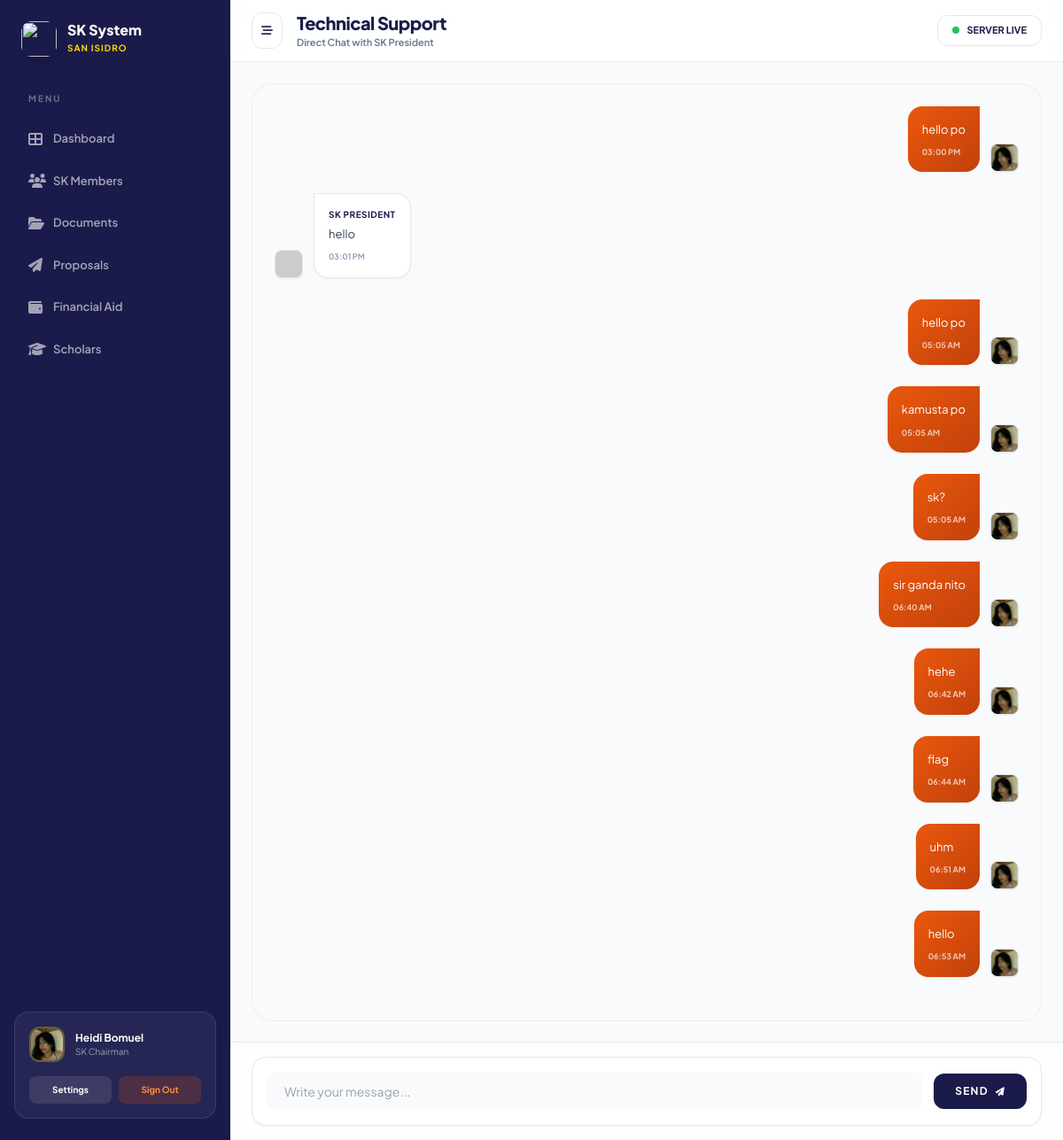
The page /php/chat.php (signed in) on the database its author committed.
### tables this page shows
CREATE TABLE `users` (
  `id` int(11) NOT NULL,
  `role` varchar(50) NOT NULL,
  `surname` varchar(255) NOT NULL,
  `firstname` varchar(255) NOT NULL,
  `middlename` varchar(255) DEFAULT NULL,
  `email` varchar(255) NOT NULL,
  `mobile` varchar(15) DEFAULT NULL,
  `password` varchar(255) NOT NULL,
  `profile_photo` varchar(255) DEFAULT NULL,
  `id_document` varchar(255) DEFAULT NULL,
  `barangay` varchar(255) NOT NULL,
  `gender` varchar(20) DEFAULT NULL,
  `dob` date DEFAULT NULL,
  `civil_status` varchar(50) DEFAULT NULL,
  `position` varchar(255) DEFAULT NULL,
  `term_start` date DEFAULT NULL,
  `district` varchar(255) DEFAULT NULL,
  `house_no` varchar(50) DEFAULT NULL,
  `street` varchar(255) DEFAULT NULL,
  `purok` varchar(255) DEFAULT NULL,
  `municipality` varchar(255) DEFAULT NULL,
  `province` varchar(255) DEFAULT NULL,
  `complete_address` text DEFAULT NULL,
  `household_no` varchar(50) DEFAULT NULL,
  `occupation` varchar(255) DEFAULT NULL,
  `income_bracket` varchar(50) DEFAULT NULL,
  `status` varchar(20) NOT NULL DEFAULT 'pending',
  `created_at` timestamp NOT NULL DEFAULT current_timestamp()
);

CREATE TABLE `chat_messages` (
  `id` int(11) NOT NULL,
  `sender_id` int(11) DEFAULT NULL,
  `receiver_id` int(11) DEFAULT NULL,
  `admin_name` varchar(100) NOT NULL DEFAULT 'Sk President',
  `sender_fullname` varchar(255) NOT NULL,
  `barangay` varchar(100) DEFAULT NULL,
  `messages_content` text NOT NULL,
  `image_path` varchar(255) DEFAULT NULL,
  `created_at` timestamp NOT NULL DEFAULT current_timestamp(),
  `is_read` tinyint(1) NOT NULL DEFAULT 0
);

### php/chat.php (the view, shortened to what this page needs)
<?php
require_once 'db_conn.php';
$user_id  = $_SESSION['user_id'];
$sql  = "SELECT surname, firstname, middlename, barangay, position, profile_photo FROM users WHERE id = ?";
$stmt = $conn->prepare($sql);
$stmt->bind_param("i", $user_id);
$stmt->execute();
$stmt->bind_result($surname, $firstname, $middlename, $barangay, $position, $profile_photo);
$user_full_name = trim($firstname . ' ' . $surname . ' ' . $middlename);
$fullname = $user_full_name;
$profilePath = $profile_photo ? "uploads/profiles/" . basename($profile_photo) : "uploads/profiles/default-avatar.png";
$logoPath = "../sk_logo.png";
if (strcasecmp($barangay, 'Suba') === 0) { $logoPath = "../sk_suba.jpg"; }
elseif (strcasecmp($barangay, 'San Isidro') === 0) { $logoPath = "../sk_sanisidro.jpg"; }
function renderMessage($sender_id, $logged_in_user_id, $sender_fullname, $message_content, $created_at, $profilePath) {
    $is_user = (int)$sender_id === (int)$logged_in_user_id;
    $datetime = new DateTime($created_at);
    $time_formatted = $datetime->format('h:i A');
    $justifyClass = $is_user ? 'justify-end' : 'justify-start';
    $bubbleClass  = $is_user ? 'bg-gradient-to-br from-[#ea580c] to-[#c2410c] text-white rounded-2xl rounded-tr-none' : 'bg-white border border-slate-200 text-slate-700 rounded-2xl rounded-tl-none';
    $textColor    = $is_user ? 'text-white/70' : 'text-slate-400';
    $is_admin = (int)$sender_id === 1;
    $displayName = $is_admin ? 'SK President' : htmlspecialchars($sender_fullname);
    $nameText = !$is_user ? "<p class='font-bold text-[10px] uppercase tracking-wider text-[#1B1B4B] mb-1'>{$displayName}</p>" : "";
    $avatarSrc = $is_user ? htmlspecialchars($profilePath) : "https://ui-avatars.com/api/?name=Admin&background=1B1B4B&color=fff";
    $avatar = "<img src='{$avatarSrc}' class='w-8 h-8 rounded-lg object-cover shadow-sm border border-slate-200'>";
    $content = "<div class='flex items-end gap-3 max-w-[80%]'>";
    if (!$is_user) $content .= $avatar;
    $content .= "<div class='{$bubbleClass} p-4 shadow-sm relative'>
                    {$nameText}
                    <p class='text-[13px] leading-relaxed'>" . nl2br(htmlspecialchars($message_content)) . "</p>
                    <p class='text-[9px] font-bold mt-2 {$textColor} uppercase'>{$time_formatted}</p>
                </div>";
    if ($is_user) $content .= $avatar;
    $content .= "</div>";
    return "<div class='flex {$justifyClass} mb-6'>{$content}</div>";
}
$all_messages = [];
$admin_id = 1;
$sql_fetch = "SELECT sender_id, sender_fullname, messages_content, created_at FROM chat_messages WHERE (sender_id = ? AND receiver_id = ?) OR (sender_id = ? AND receiver_id = ?) ORDER BY created_at ASC";
$stmt_fetch = $conn->prepare($sql_fetch);
$stmt_fetch->bind_param("iiii", $user_id, $admin_id, $admin_id, $user_id);
$stmt_fetch->execute();
$result_fetch = $stmt_fetch->get_result();
while($row = $result_fetch->fetch_assoc()) { $all_messages[] = $row; }
?>
<!DOCTYPE html>
<html lang="en">
<head>
    <script src="https://cdn.tailwindcss.com"></script>
    <link rel="stylesheet" href="https://cdnjs.cloudflare.com/ajax/libs/font-awesome/6.5.2/css/all.min.css">
</head>
<body>
<div class="app-wrapper">
    <aside class="sidebar" id="sidebar">
        <div class="flex items-center gap-3 mb-10 px-2">
            <img src="<?= htmlspecialchars($logoPath) ?>" class="w-10 h-10 rounded-xl shadow-lg object-cover">
            <div>
                <h2 class="font-extrabold text-white text-base leading-tight">SK System</h2>
                <span class="text-[10px] text-[#FFD700] font-bold uppercase tracking-widest"><?= htmlspecialchars($barangay) ?></span>
            </div>
        </div>
        <nav class="flex-grow">
            <p class="text-[10px] font-bold text-slate-500 uppercase tracking-[0.2em] mb-4 px-4">Menu</p>
            <a href="sk_dashboard.php" class="nav-link">
                <i class="fas fa-th-large"></i> Dashboard
            </a>
            <?php if ($position === 'SK Treasurer'): ?>
                <a href="financial_aid_tre.php" class="nav-link"><i class="fas fa-wallet"></i> Financial Aid</a>
                <a href="scholarship_list_tre.php" class="nav-link"><i class="fas fa-graduation-cap"></i> Scholars</a>
            <?php elseif ($position && strcasecmp($position, 'SK Secretary') === 0): ?>
                <a href="document_submissions_sec.php" class="nav-link"><i class="fas fa-folder-open"></i> Documents</a>
                <a href="submit_proposal_sec.php" class="nav-link"><i class="fas fa-paper-plane"></i> Proposals</a>
            <?php else: ?>
                <a href="sk_list.php" class="nav-link"><i class="fas fa-users"></i> SK Members</a>
                <a href="document_submissions.php" class="nav-link"><i class="fas fa-folder-open"></i> Documents</a>
                <a href="submit_proposal.php" class="nav-link"><i class="fas fa-paper-plane"></i> Proposals</a>
                <a href="financial_aid.php" class="nav-link"><i class="fas fa-wallet"></i> Financial Aid</a>
                <a href="scholarship_list.php" class="nav-link"><i class="fas fa-graduation-cap"></i> Scholars</a>
            <?php endif; ?>
        </nav>
        <div class="mt-auto bg-white/5 rounded-2xl p-4 border border-white/10">
            <div class="flex items-center gap-3 mb-4">
                <img src="<?= htmlspecialchars($profilePath) ?>" class="w-10 h-10 rounded-xl object-cover border-2 border-[#FFD700]/30">
                <div class="overflow-hidden">
                    <p class="text-xs font-bold text-white truncate"><?= htmlspecialchars($fullname) ?></p>
                    <p class="text-[10px] text-slate-400 truncate"><?= htmlspecialchars($position) ?></p>
                </div>
            </div>
            <div class="flex gap-2">
                <a href="settings.php" class="flex-1 text-center py-2 bg-white/10 rounded-lg text-[10px] text-white font-bold hover:bg-white/20 transition">Settings</a>
                <a href="login.php" class="flex-1 text-center py-2 bg-orange-600/20 rounded-lg text-[10px] text-orange-400 font-bold hover:bg-orange-600/30 transition">Sign Out</a>
            </div>
        </div>
    </aside>
    <div class="main-container">
        <header class="sticky-header">
            <div class="flex items-center gap-4">
                <button id="sidebarToggle" class="mobile-menu-btn text-[#1B1B4B]">
                    <i class="fas fa-bars-staggered"></i>
                </button>
                <div class="header-title-wrapper">
                    <h1 class="font-extrabold text-[#1B1B4B] text-xl tracking-tight">Technical Support</h1>
                    <p class="text-[11px] text-slate-500 font-semibold">Direct Chat with SK President</p>
                </div>
            </div>
            <div class="flex items-center gap-3">
                <div class="bg-white px-4 py-2 rounded-xl border border-slate-200 flex items-center gap-2">
                    <div class="w-2 h-2 bg-green-500 rounded-full animate-pulse"></div>
                    <span class="text-[11px] font-bold text-[#1B1B4B] uppercase hidden sm:inline">Server Live</span>
                </div>
            </div>
        </header>
        <div class="chat-area" id="chatContainer">
            <div class="chat-container">
                <?php
                if (empty($all_messages)) {
                    echo "<div class='flex flex-col items-center justify-center py-16 text-slate-400'>
                            <i class='fas fa-comments text-4xl mb-3 opacity-20'></i>
                            <p class='text-sm font-medium'>Start your conversation with the SK President</p>
                          </div>";
                } else {
                    foreach ($all_messages as $message) {
                        echo renderMessage($message['sender_id'], $user_id, $message['sender_fullname'], $message['messages_content'], $message['created_at'], $profilePath);
                    }
                }
                ?>
            </div>
        </div>
        <div class="px-6 py-4 border-t border-slate-200 bg-white/80 backdrop-blur flex-shrink-0">
            <div class="bg-white rounded-2xl border border-slate-200 shadow-sm p-4">
                <form id="chatForm" class="flex items-center gap-3">
                    <input type="text" id="messageInput" placeholder="Write your message..." required
                           class="flex-1 bg-slate-50 border-none px-5 py-3 rounded-xl text-sm focus:ring-2 focus:ring-[#FFD700] outline-none">
                    <button type="submit" class="bg-[#1B1B4B] text-white px-6 py-3 rounded-xl font-bold text-xs uppercase tracking-widest hover:bg-slate-800 transition flex items-center gap-2">
                        <span class="hidden sm:inline">Send</span>
                        <i class="fas fa-paper-plane text-[10px]"></i>
                    </button>
                </form>
            </div>
        </div>
    </div>
</div>
</body>
</html>

### php/chat.php (style rules this page uses)
body { font-family: 'Plus Jakarta Sans', sans-serif; background-color: #f8fafc; margin: 0; font-size: 13px; color: #1e293b; }
.app-wrapper { display: flex; height: 100vh; position: relative; overflow: hidden; }
.sidebar { width: 260px; background: #1B1B4B; padding: 24px 16px; display: flex; flex-direction: column; flex-shrink: 0; transition: all 0.3s cubic-bezier(0.4, 0, 0.2, 1); position: sticky; top: 0; height: 100vh; z-index: 1001; }
.sticky-header { position: sticky; top: 0; z-index: 1000; background: rgba(255, 255, 255, 0.85); backdrop-filter: blur(12px); border-bottom: 1px solid rgba(226, 232, 240, 0.8); padding: 12px 24px; display: flex; align-items: center; justify-content: space-between; flex-shrink: 0; }
.main-container { flex: 1; display: flex; flex-direction: column; min-width: 0; overflow: hidden; }
.chat-area { flex: 1; overflow-y: auto; padding: 24px; }
.nav-link { display: flex; align-items: center; padding: 12px 16px; border-radius: 14px; color: rgba(255,255,255,0.6); transition: all 0.2s; margin-bottom: 4px; font-weight: 600; }
.nav-link i { font-size: 16px; width: 28px; }
.mobile-menu-btn { background: white; border: 1px solid #e2e8f0; padding: 10px; border-radius: 12px; cursor: pointer; }
.chat-container { background: #f8fafc; border-radius: 24px; border: 1px solid rgba(0,0,0,0.05); padding: 25px; }

### rows shown on the page
users: barangay "SAN ISIDRO", profile_photo (picture), fullname "Heidi Bomuel", position "SK Chairman"
chat_messages: messages_content "hello po", created_at "03:00 PM", sender.profile_photo (picture)
chat_messages: sender "SK PRESIDENT", messages_content "hello", created_at "03:01 PM"
chat_messages: messages_content "hello po", created_at "05:05 AM", sender.profile_photo (picture)
chat_messages: messages_content "kamusta po", created_at "05:05 AM", sender.profile_photo (picture)
chat_messages: messages_content "sk?", created_at "05:05 AM", sender.profile_photo (picture)
chat_messages: messages_content "sir ganda nito", created_at "06:40 AM", sender.profile_photo (picture)
chat_messages: messages_content "hehe", created_at "06:42 AM", sender.profile_photo (picture)
chat_messages: messages_content "flag", created_at "06:44 AM", sender.profile_photo (picture)
chat_messages: messages_content "uhm", created_at "06:51 AM", sender.profile_photo (picture)
chat_messages: messages_content "hello", created_at "06:53 AM", sender.profile_photo (picture)
